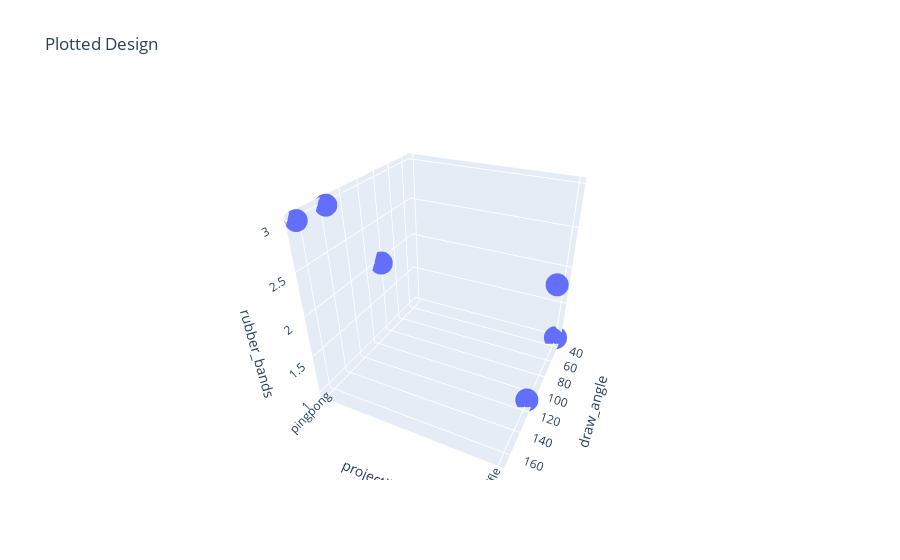

The notebook cell this image was saved under:
### Markdown cell above
### Visualize each design

### Code cell
#replace X_LHS with the names of other designs to visualize them
plot_design(X_LHS,factors)

### Figure 1 — Plotly figure (JSON) as saved in the notebook; plotly's stock layout.template omitted (floating-point values rounded to 4 significant figures)
{"data": [{"hovertemplate": "draw_angle=%{x}<br>projectile=%{y}<br>rubber_bands=%{z}<extra></extra>", "legendgroup": "", "marker": {"color": "#636efa", "symbol": "circle"}, "mode": "markers", "name": "", "scene": "scene", "showlegend": false, "type": "scatter3d", "x": [86.67, 33.33, 60, 140, 166.7, 113.3], "y": ["pingpong", "whiffle", "whiffle", "pingpong", "pingpong", "whiffle"], "z": [2, 1, 2, 3, 3, 1]}], "layout": {"autosize": true, "legend": {"tracegroupgap": 0}, "scene": {"aspectmode": "auto", "aspectratio": {"x": 1, "y": 1, "z": 1}, "camera": {"center": {"x": 0, "y": 0, "z": 0}, "eye": {"x": 1.768, "y": 0.8425, "z": 1.21}, "projection": {"type": "perspective"}, "up": {"x": 0, "y": 0, "z": 1}}, "domain": {"x": [0, 1], "y": [0, 1]}, "xaxis": {"title": {"text": "draw_angle"}, "type": "linear"}, "yaxis": {"title": {"text": "projectile"}, "type": "category"}, "zaxis": {"title": {"text": "rubber_bands"}, "type": "linear"}}, "title": {"text": "Plotted Design"}}}
